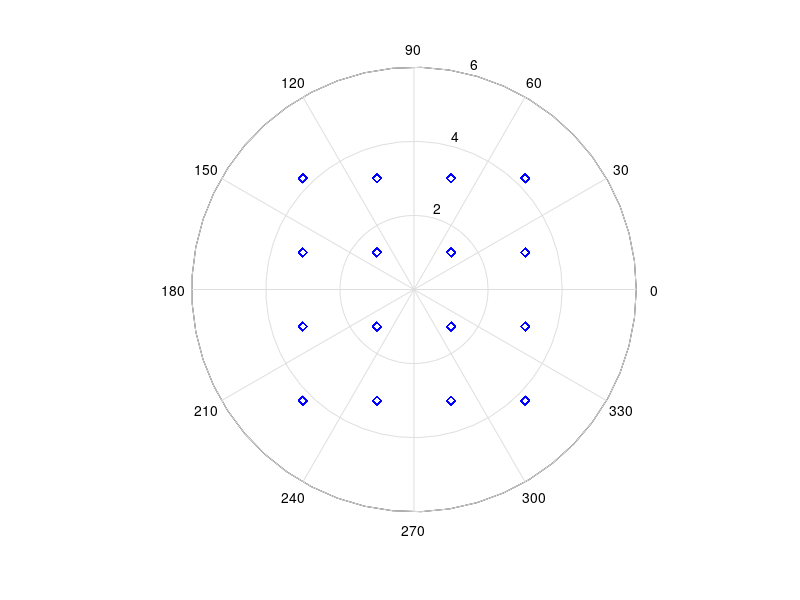
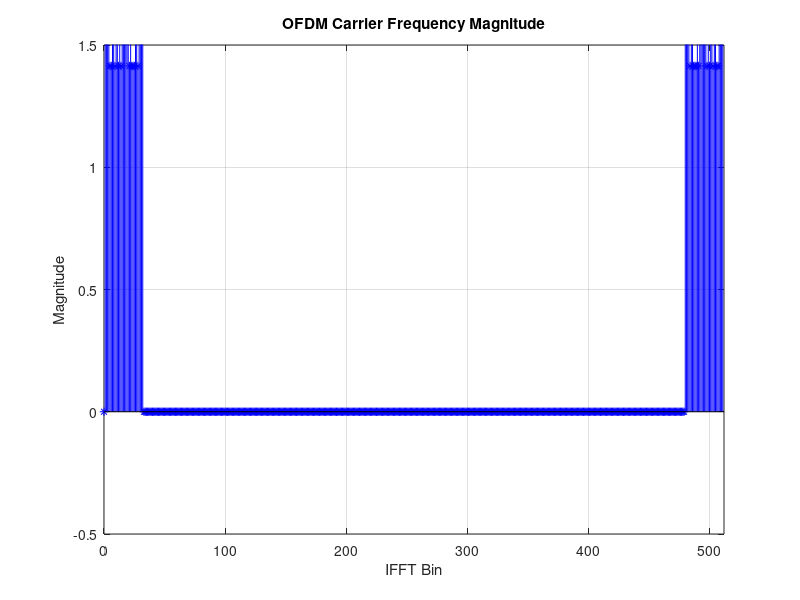
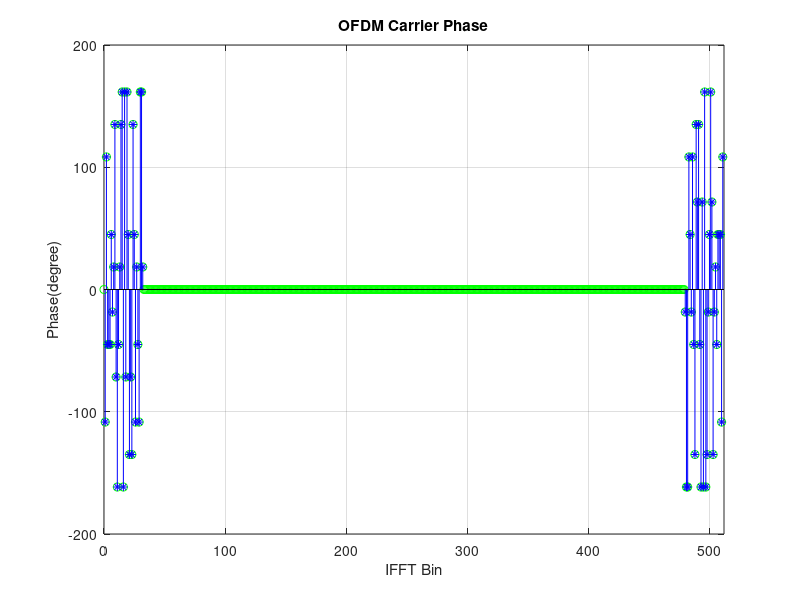
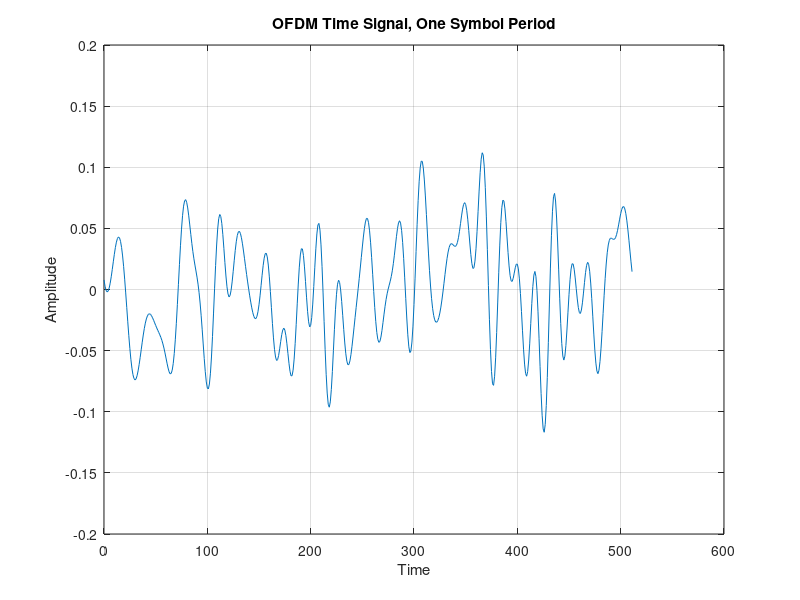

These charts were generated, in order, by the following MATLAB code:
clear all;
close all; 

IFFT_Length = 512;
carrier_count = 32;
cp_count = 64; % 1/16 of IFFT Length
symbols_per_carrier = 200;
bit_per_symbol = 4;
SNR = 10;
baseband_out_length = carrier_count * symbols_per_carrier * bit_per_symbol;

carrier = 2:(carrier_count+1);
conjugate_carriers = IFFT_Length - carrier + 2;

% generate baseband signal
baseband_out = round(rand(1,baseband_out_length));
convert_matrix = reshape(baseband_out,bit_per_symbol,length(baseband_out)/bit_per_symbol);
% transform binary to decimal
for k = 1:(length(baseband_out)/bit_per_symbol)
	modulo_baseband(k) = 0;
	for i = 1:bit_per_symbol
		modulo_baseband(k) = modulo_baseband(k)+ convert_matrix(i,k)*2^(bit_per_symbol-i);
	end
end

% Serial to Parallel
carrier_matrix = reshape(modulo_baseband,carrier_count,symbols_per_carrier)'; %"'" means transposed matrix
%16 QAM modulation
complex_carrier_matrix = qammod(carrier_matrix,2^bit_per_symbol);
figure(1)
Tx_phase_P = angle(complex_carrier_matrix);
Tx_mag_P = abs(complex_carrier_matrix);
polar(Tx_phase_P,Tx_mag_P,'bd');


IFFT_modulation = zeros(symbols_per_carrier,IFFT_Length);
IFFT_modulation(:,carrier) = complex_carrier_matrix;
IFFT_modulation(:,conjugate_carriers) = conj(complex_carrier_matrix);


figure(2)
stem(0:IFFT_Length-1,abs(IFFT_modulation(2,1:IFFT_Length)),'b*-')
grid on
axis ([0 IFFT_Length -0.5 1.5])
ylabel('Magnitude')
xlabel('IFFT Bin')
title('OFDM Carrier Frequency Magnitude')

figure(3)
plot(0:IFFT_Length-1,(180/pi)*angle(IFFT_modulation(2,1:IFFT_Length)),'go')
hold on
stem(carrier-1,(180/pi)*angle(IFFT_modulation(2,carrier)),'b*-')
stem(conjugate_carriers-1,(180/pi)*angle(IFFT_modulation(2,conjugate_carriers)),'b*-')
axis([0 IFFT_Length -200 +200])
grid on
ylabel('Phase(degree)')
xlabel('IFFT Bin')
title('OFDM Carrier Phase')
 
%from frequency domain to time domain
time_wave_matrix = ifft(IFFT_modulation');
time_wave_matrix = time_wave_matrix';

figure(4)
plot(0:IFFT_Length-1,time_wave_matrix(2,:))
grid on
ylabel('Amplitude')
xlabel('Time')
title('OFDM Time Signal, One Symbol Period')

%for f = 1 : carrier_count
%	temp(1:IFFT_Length) = 0 + 0j;
%	temp(carrier(f)) =  IFFT_modulation(2,carrier(f));
%	temp(conjugate_carriers(f)) = IFFT_modulation(2,conjugate_carriers(f));
%	temp_time = ifft(temp');
%	figure(5)
%	plot(0:IFFT_Length-1,temp_time)
%	hold on
%end
%grid on
%ylabel('Amplitude')
%xlabel('Time')
%title('Separated Time Waveforms Carrier')
%We do not add windows here
for i = 1:symbols_per_carrier
	%windowed_time_wave_matrix(i,:) = real(time_wave_matrix(i,:)).*hamming(IFFT_Length)';
	windowed_time_wave_matrix(i,:) = time_wave_matrix(i,:);
end
%%%%%%%%%%%%%%%%%%%%%%%%%%%%%%%%%%%%%%%%%%%%%%% The Below Code has no CP %%%%%%%%%%%%%%%%%%%%%%%%%%%%%%%%%%%%%%%%%%%%%%%%%%%%%%%%%%%%
%paralell to serial
ofdm_modulation = reshape(windowed_time_wave_matrix',1,IFFT_Length*(symbols_per_carrier));
%figure of all period OFDM
temp_time = IFFT_Length*(symbols_per_carrier);
figure(6)
plot(0:temp_time-1,ofdm_modulation)
grid on
ylabel('Amplitude(volts)')
xlabel('Time(samples)')
title('OFDM Time Signal')
%frequency domain of OFDM signal
symbols_per_average = ceil(symbols_per_carrier/5);
avg_temp_time = IFFT_Length*symbols_per_average;
averages = floor(temp_time/avg_temp_time);
average_fft(1:avg_temp_time) = 0;
for a = 0:(averages-1)
	subset_ofdm = ofdm_modulation((a*avg_temp_time)+1:(a+1)*avg_temp_time);
	subset_ofdm_f = abs(fft(subset_ofdm));
	average_fft = average_fft + (subset_ofdm_f/averages);
end
average_fft_log = 20*log10(average_fft);
figure(7)
plot((0:(avg_temp_time - 1))/avg_temp_time,average_fft_log);
hold on
plot(0:1/IFFT_Length:1,-35,'rd')
grid on
axis([0 0.5 -40 max(average_fft_log)])
ylabel('Magnitude(dB)')
xlabel('Normalized Frequency(0.5 = fs/2)')
title('OFDM Signal Spectrum')
%%%%%%%%%%%%%%%%%%%%%%%%%%%%%%%%%%%%%%%%%%%%%%%%%%%%%%%%%%%%%%%%%%%%%%%%%%%%%%%%%%%%%%%%%%%%%%%%%%%%%%%%%%%%%%%%%%%%%%%%%%%%%%%%%%%%%
%%%%%%%%%%%%%%%%%%%%%%%%%%%%%%%%%%%%%%%%%%%%% Add CP in windowed_time_wave_matrix %%%%%%%%%%%%%%%%%%%%%%%%%%%%%%%%%%%%%%%%%%%%%%%%%%%
windowed_time_wave_matrix_add_cp = zeros((symbols_per_carrier),(IFFT_Length + cp_count));
cp_prefix = (IFFT_Length - cp_count + 1) : IFFT_Length;
windowed_time_wave_matrix_add_cp = [windowed_time_wave_matrix(:,cp_prefix), windowed_time_wave_matrix];

%paralell to serial
ofdm_modulation_cp = reshape(windowed_time_wave_matrix_add_cp',1,(IFFT_Length + cp_count) *(symbols_per_carrier));

%figure of all period OFDM
temp_time_cp = (IFFT_Length + cp_count)*(symbols_per_carrier);
figure(8)
plot(0:temp_time_cp-1,ofdm_modulation_cp)
grid on
ylabel('Amplitude(volts)')
xlabel('Time(samples)')
title('OFDM Time Signal Add CP')

%frequency domain of OFDM signal which is added CP
symbols_per_average_cp = ceil(symbols_per_carrier/5);
avg_temp_time_cp = (IFFT_Length+cp_count)*symbols_per_average_cp;
averages_cp = floor(temp_time_cp/avg_temp_time_cp);
average_fft_cp(1:avg_temp_time_cp) = 0;
for a = 0:(averages_cp - 1)
	subset_ofdm_cp = ofdm_modulation_cp((a*avg_temp_time_cp)+1:(a+1)*avg_temp_time_cp);
	subset_ofdm_f_cp = abs(fft(subset_ofdm_cp));
	average_fft_cp = average_fft_cp + (subset_ofdm_f_cp/averages_cp);
end
average_fft_log_cp = 20*log10(average_fft_cp);
figure(9)
plot((0:(avg_temp_time_cp - 1))/avg_temp_time_cp,average_fft_log_cp);
hold on
plot(0:1/IFFT_Length:1,-35,'rd')
grid on
axis([0 0.5 -40 max(average_fft_log_cp)])
ylabel('Magnitude(dB)')
xlabel('Normalized Frequency(0.5 = fs/2)')
title('OFDM Signal Spectrum Added CP')
%%%%%%%%%%%%%%%%%%%%%%%%%%%%%%%%%%%%%%%%%%%%%%%%%%%%%%%%%%%%%%%%%%%%%%%%%%%%%%%%%%%%%%%%%%%%%%%%%%%%%%%%%%%%%%%%%%%%%%%%%%%%%%%%%%%%%


% Put Data to the channel
Tx_data = ofdm_modulation;
Tx_signal_power = var(Tx_data);
linear_SNR = 10^(SNR/10);
noise_sigma = Tx_signal_power/linear_SNR;
noise_sigma_factor = sqrt(noise_sigma);
noise = randn(1,length(Tx_data))*noise_sigma_factor;
Rx_data = Tx_data + noise;

% Put Data added CP to channel
Tx_data_cp = ofdm_modulation_cp;
%Simulate the multi-path signal channel
%d1 = 4;
%a1 = 0.2;
%d2 = 5;
%a2 = 0.3;
%d3 = 6;
%a3 = 0.4;
%d4 = 7;
%a4 = 0.5;
%
%copy1 = zeros(size(Tx_data_cp));
%for i = (1 + d1) : length(Tx_data_cp)
%	copy1(i) = a1*Tx_data_cp(i - d1);
%end
%
%copy2 = zeros(size(Tx_data_cp));
%for i = (1 + d2) : length(Tx_data_cp)
%	copy1(i) = a2*Tx_data_cp(i - d2);
%end
%
%copy3 = zeros(size(Tx_data_cp));
%for i = (1 + d3) : length(Tx_data_cp)
%	copy1(i) = a3*Tx_data_cp(i - d3);
%end
%
%copy4 = zeros(size(Tx_data_cp));
%for i = (1 + d4) : length(Tx_data_cp)
%	copy1(i) = a1*Tx_data_cp(i - d4);
%end
%Tx_data_cp = copy1 + copy2 + copy3 + copy4 + Tx_data_cp;

%Tx_signal_power_cp = var(Tx_data_cp);
%linear_SNR = 10^(SNR/10);
%noise_sigma_cp = Tx_signal_power_cp/linear_SNR;
%noise_sigma_factor_cp = sqrt(noise_sigma_cp);
%noise_cp = randn(1,length(Tx_data_cp))*noise_sigma_factor_cp;
%Rx_data_cp = Tx_data_cp + noise_cp;

Rx_data_cp = awgn(Tx_data_cp,SNR,'measured');


%%%%%%%%%%%%%%%%%%%%%%%%%%%%%%%%%%%%%%%%%%%%% Below is Recieve without CP %%%%%%%%%%%%%%%%%%%%%%%%%%%%%%%%%%%%%%%%%%%%%%%%%%%%%%%%%%%
% Recieve
Rx_data_matrix = reshape(Rx_data,IFFT_Length,symbols_per_carrier);
Rx_spectrum = fft(Rx_data_matrix);% FFT to the colomn

figure(10)
stem(0:IFFT_Length-1,abs(Rx_spectrum(1:IFFT_Length,2)),'b*-')
grid on
axis([0 IFFT_Length -0.5 1.5])
ylabel('Magnitude')
xlabel('FFT Bin')
title('OFDM Recieve Spectrum, Magnitude')

figure(11)
plot(0:IFFT_Length-1,(180/pi)*angle(Rx_spectrum(1:IFFT_Length,2)),'go')
hold on
stem(carrier-1,(180/pi)*angle(Rx_spectrum(carrier,2)),'b*-')
stem(conjugate_carriers-1,(180/pi)*angle(Rx_spectrum(conjugate_carriers,2)),'b*-')
axis([0 IFFT_Length -200 +200])
grid on
ylabel('Phase(degree)')
xlabel('FFT Bin')
title('OFDM Recieve Spectrum, Phase')

%Distribution of Recieved Signal
figure(12)
Rx_carriers = Rx_spectrum(carrier,:)';
Rx_phase_P = angle(Rx_carriers);
Rx_mag_P = abs(Rx_carriers);
polar(Rx_phase_P,Rx_mag_P,'bd');

% De-modulation and Judgement
Rx_decoded_symbols = zeros(size(Rx_carriers,1),size(Rx_carriers,2));
Rx_decoded_symbols = qamdemod(Rx_carriers,2^bit_per_symbol);

Rx_serial_symbols = reshape(Rx_decoded_symbols',1,size(Rx_decoded_symbols,1)*size(Rx_decoded_symbols,2));

%Convert symbol to Binary Stream
for i = bit_per_symbol:-1:1
	if i~=1 %i is not equal to 1
		Rx_binary_matrix(i,:) = rem(Rx_serial_symbols,2);
		Rx_serial_symbols = floor(Rx_serial_symbols/2);
	else
		Rx_binary_matrix(i,:) = Rx_serial_symbols;
	end
end
baseband_in = reshape(Rx_binary_matrix,1,size(Rx_binary_matrix,1)*size(Rx_binary_matrix,2));
%Calculate the error bit
bit_errors = find(baseband_in ~= baseband_out);
bit_error_count = size(bit_errors,2);
bit_error_rate = bit_error_count/(size(baseband_in,2));

%%%%%%%%%%%%%%%%%%%%%%%%%%%%%%%%%%%%%%%%%%%%%%%%%%%%%%%%%%%%%%%%%%%%%%%%%%%%%%%%%%%%%%%%%%%%%%%%%%%%%%%%%%%%%%%%%%%%%%%%%%%%%%%%%%%%%%

%%%%%%%%%%%%%%%%%%%%%%%%%%%%%%%%%%%%%%%%%%%%% Below is Recieve witH CP %%%%%%%%%%%%%%%%%%%%%%%%%%%%%%%%%%%%%%%%%%%%%%%%%%%%%%%%%%%
% Recieve
Rx_data_matrix_cp = reshape(Rx_data_cp,(IFFT_Length+cp_count),symbols_per_carrier);
Rx_data_matrix_decp = zeros(IFFT_Length,symbols_per_carrier);
Rx_data_matrix_decp = Rx_data_matrix_cp((1+cp_count):(IFFT_Length+cp_count),:);

Rx_spectrum_decp = fft(Rx_data_matrix_decp);% FFT to the colomn

figure(13)
stem(0:IFFT_Length-1,abs(Rx_spectrum_decp(1:IFFT_Length,2)),'b*-')
grid on
axis([0 IFFT_Length -0.5 1.5])
ylabel('Magnitude')
xlabel('FFT Bin')
title('OFDM Recieve Spectrum, Magnitude')

figure(14)
plot(0:IFFT_Length-1,(180/pi)*angle(Rx_spectrum_decp(1:IFFT_Length,2)),'go')
hold on
stem(carrier-1,(180/pi)*angle(Rx_spectrum_decp(carrier,2)),'b*-')
stem(conjugate_carriers-1,(180/pi)*angle(Rx_spectrum_decp(conjugate_carriers,2)),'b*-')
axis([0 IFFT_Length -200 +200])
grid on
ylabel('Phase(degree)')
xlabel('FFT Bin')
title('OFDM Recieve Spectrum, Phase')

%Distribution of Recieved Signal
figure(15)
Rx_carriers_decp = Rx_spectrum_decp(carrier,:)';
Rx_phase_P_decp = angle(Rx_carriers_decp);
Rx_mag_P_decp = abs(Rx_carriers_decp);
polar(Rx_phase_P_decp,Rx_mag_P_decp,'bd');

% De-modulation and Judgement
Rx_decoded_symbols_decp = zeros(size(Rx_carriers_decp,1),size(Rx_carriers_decp,2));
Rx_decoded_symbols_decp = qamdemod(Rx_carriers_decp,2^bit_per_symbol);

Rx_serial_symbols_decp = reshape(Rx_decoded_symbols_decp',1,size(Rx_decoded_symbols_decp,1)*size(Rx_decoded_symbols_decp,2));

%Convert symbol to Binary Stream
for i = bit_per_symbol:-1:1
	if i~=1 %i is not equal to 1
		Rx_binary_matrix_decp(i,:) = rem(Rx_serial_symbols_decp,2);
		Rx_serial_symbols_decp = floor(Rx_serial_symbols_decp/2);
	else
		Rx_binary_matrix_decp(i,:) = Rx_serial_symbols_decp;
	end
end
baseband_in_decp = reshape(Rx_binary_matrix_decp,1,size(Rx_binary_matrix_decp,1)*size(Rx_binary_matrix_decp,2));
%Calculate the error bit
bit_errors_decp = find(baseband_in_decp ~= baseband_out);
bit_error_count_decp = size(bit_errors_decp,2);
bit_error_rate_decp = bit_error_count_decp/(size(baseband_in_decp,2));

%%%%%%%%%%%%%%%%%%%%%%%%%%%%%%%%%%%%%%%%%%%%%%%%%%%%%%%%%%%%%%%%%%%%%%%%%%%%%%%%%%%%%%%%%%%%%%%%%%%%%%%%%%%%%%%%%%%%%%%%%%%%%%%%%%%%%%